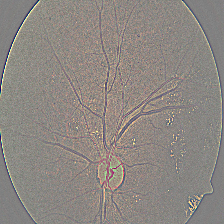
#> input picture diabetic-retinopathy-224x224-gaussian-filtered/gaussian_filtered_images/gaussian_filtered_images/Mild/03e25101e8e8.png, 224 x 224 px; its folder holds 3 pictures in this run
$ jupyter execute 'multiprocessing_並列処理.ipynb'
#> lines starting #> are read from the running program, lines starting #| are printed output that depends on the picture
# multiprocessingで並列処理

[cell 1]
from multiprocessing import Pool

[cell 2]
cpu_num = 4
p = Pool(processes=cpu_num)

[cell 3]
from multiprocessing import cpu_count
cpu_count()

map()関数は第一引数に関数，第二引数にイテラブル(iiterable)を入れます. iterableというのはイテレータ(iterator)になりうるオブジェクトです．リストやタプルはiterableオブジェクトです．(for文でイテレーションできますもんね)

[cell 4]
def double(n):
    return 2 * n

params = [1, 2, 3, 4]

results = map(double, params)
#resultsはイテレータなのでlist()に入れて中身を表示
list(results)

[cell 5]
import os
import numpy as np
import cv2
from multiprocessing import Pool, cpu_count
from tqdm import tqdm
from glob import glob

p = Pool(processes=cpu_count()-1)
# NumPy Arrayをsaveするフォルダ
save_base_path = 'gaussian_filtered_nparrays/'


# フォルダ作成
if not os.path.exists(save_base_path):
    os.makedirs(save_base_path)

def save_npy(path):

    #pngデータをopencvでロード
    im = cv2.imread(path)
#> im is the input picture: shape (224, 224, 3); mean B, G, R 130.4, 135.5, 141.5
    #pngのファイル名をそのまま.npyファイルのファイル名にする
    file_name = path.split('/')[-1].split('.png')[0]
    save_path = save_base_path + file_name
    #全てのnpyファイルを同じフォルダに格納
    np.save(save_path, im)

[cell 6]
glob_all_path = glob('diabetic-retinopathy-224x224-gaussian-filtered/gaussian_filtered_images/gaussian_filtered_images/*/*.png')

# p.map(save_npy, glob_all_path)よりもimap()のほうがよい
list(tqdm(p.imap(save_npy, glob_all_path), total=len(glob_all_path)))
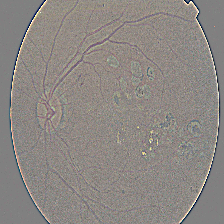
#> input picture diabetic-retinopathy-224x224-gaussian-filtered/gaussian_filtered_images/gaussian_filtered_images/Mild/059bc89df7f4.png, 224 x 224 px
#> in save_npy, im is the input picture: shape (224, 224, 3); mean B, G, R 131.5, 135.6, 140.8
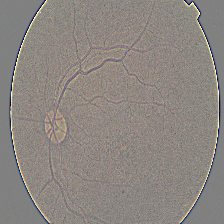
#> input picture diabetic-retinopathy-224x224-gaussian-filtered/gaussian_filtered_images/gaussian_filtered_images/Mild/0684311afdfc.png, 224 x 224 px
#> in save_npy, im is the input picture: shape (224, 224, 3); mean B, G, R 129.1, 134.1, 140.4
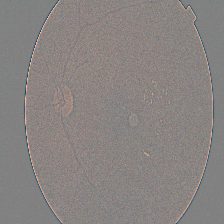
#> input picture diabetic-retinopathy-224x224-gaussian-filtered/gaussian_filtered_images/gaussian_filtered_images/Moderate/026dcd9af143.png, 224 x 224 px
#> in save_npy, im is the input picture: shape (224, 224, 3); mean B, G, R 129.2, 131.3, 136.5
